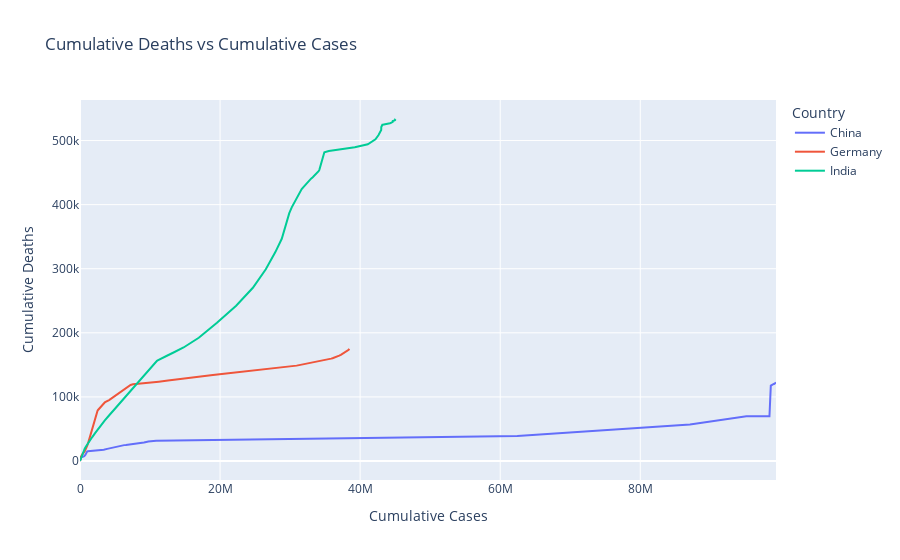

The notebook cell this image was saved under:
### Code cell
# Create a Plotly line plot
fig = px.line(
    filtered_df,
    x='Cumulative_cases',
    y='Cumulative_deaths',
    color='Country',
    title='Cumulative Deaths vs Cumulative Cases',
    labels={'Cumulative_cases': 'Cumulative Cases', 'Cumulative_deaths': 'Cumulative Deaths'}
)

# Show the plot
fig.show()

### Figure 1 — Plotly figure (JSON) as saved in the notebook; plotly's stock layout.template omitted (floating-point values rounded to 4 significant figures; data arrays with more than 128 entries replaced by an {"elided": "..."} marker saying what was removed)
{"data": [{"hovertemplate": "Country=China<br>Cumulative Cases=%{x}<br>Cumulative Deaths=%{y}<extra></extra>", "legendgroup": "China", "line": {"color": "#636efa", "dash": "solid"}, "marker": {"symbol": "circle"}, "mode": "lines", "name": "China", "orientation": "v", "showlegend": true, "type": "scatter", "x": {"elided": "244 int values"}, "xaxis": "x", "y": {"elided": "244 int values"}, "yaxis": "y"}, {"hovertemplate": "Country=Germany<br>Cumulative Cases=%{x}<br>Cumulative Deaths=%{y}<extra></extra>", "legendgroup": "Germany", "line": {"color": "#EF553B", "dash": "solid"}, "marker": {"symbol": "circle"}, "mode": "lines", "name": "Germany", "orientation": "v", "showlegend": true, "type": "scatter", "x": {"elided": "244 int values"}, "xaxis": "x", "y": {"elided": "244 int values"}, "yaxis": "y"}, {"hovertemplate": "Country=India<br>Cumulative Cases=%{x}<br>Cumulative Deaths=%{y}<extra></extra>", "legendgroup": "India", "line": {"color": "#00cc96", "dash": "solid"}, "marker": {"symbol": "circle"}, "mode": "lines", "name": "India", "orientation": "v", "showlegend": true, "type": "scatter", "x": {"elided": "244 int values"}, "xaxis": "x", "y": {"elided": "244 int values"}, "yaxis": "y"}], "layout": {"legend": {"title": {"text": "Country"}, "tracegroupgap": 0}, "title": {"text": "Cumulative Deaths vs Cumulative Cases"}, "xaxis": {"anchor": "y", "domain": [0, 1], "title": {"text": "Cumulative Cases"}}, "yaxis": {"anchor": "x", "domain": [0, 1], "title": {"text": "Cumulative Deaths"}}}}
